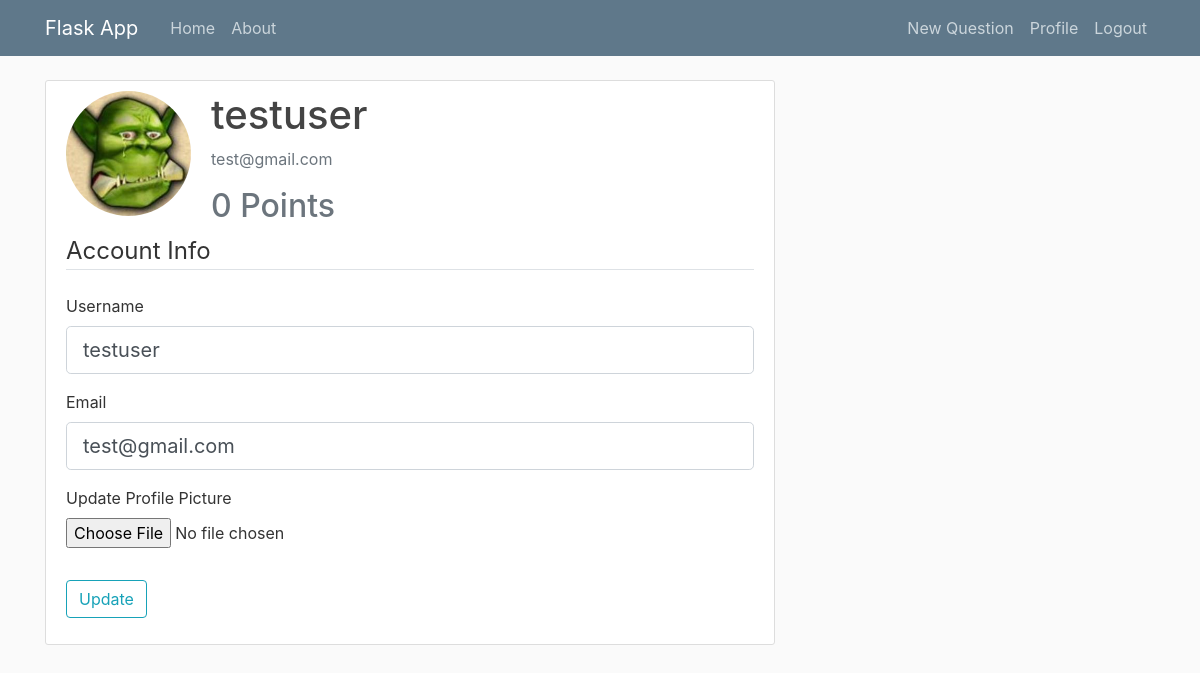
Page /account (signed in) on the earlier database version.
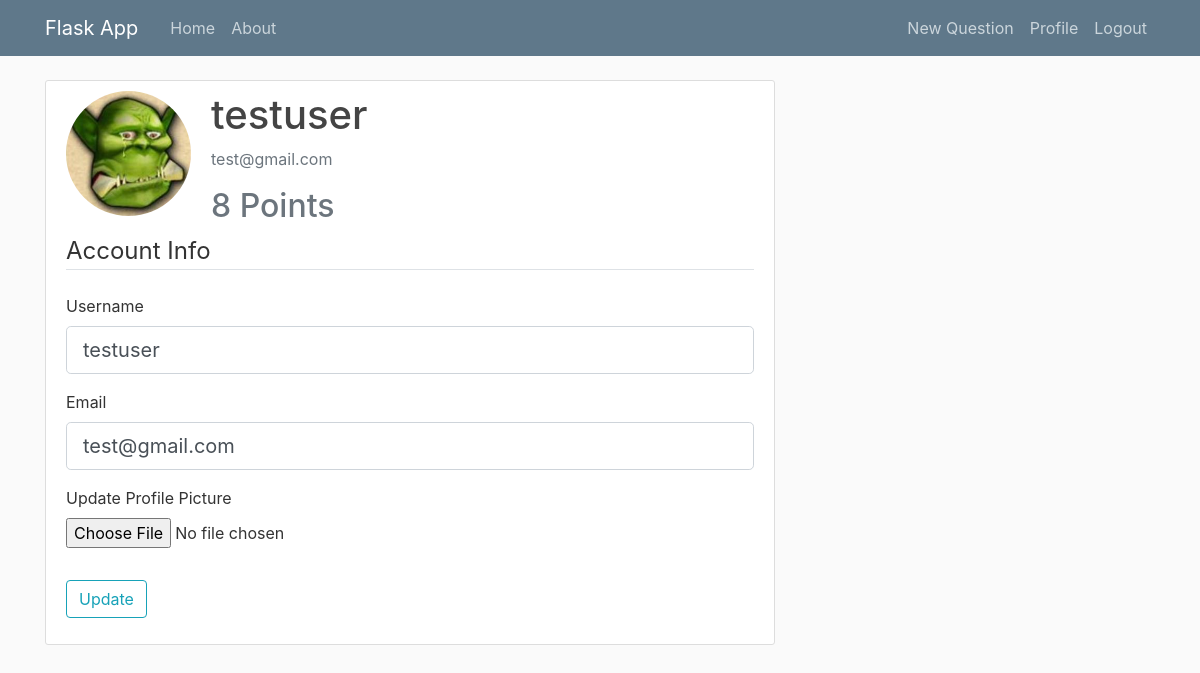
Same page on the later database version.
### webapp/models.py (models this page shows, shortened)
class User(db.Model, UserMixin):									#Create a Table named 'user' (in lowercase) inheriting from db.Model
	id = db.Column(db.Integer, primary_key=True)
	username = db.Column(db.String(20), unique=True, nullable=False)
	email = db.Column(db.String(120), unique=True, nullable=False)
	image_file = db.Column(db.String(20), nullable=False, default='default.jpg')
	password = db.Column(db.String(60), nullable=False)
	points = db.Column(db.Integer, nullable=False)
	questions = db.relationship('Questions', backref='author', lazy=True)					#Define the relationship with the post (to make a foreign key in Post table)

### webapp/routes.py (the view)
@app.route('/account', methods=['GET', 'POST'])
@login_required												# login is required to access this page
def account():
	form = UpdateAccountForm()
	if form.validate_on_submit():
		if form.picture.data:     							#if a data is in the picture field
			picture_file = save_picture(form.picture.data) #using the save_picture function coded before to save picture
			current_user.image_files = picture_file        # /!\ supposed to change the image file in the database but don't work I don't know why
		current_user.username = form.username.data
		current_user.email = form.email.data
		db.session.commit()
		flash('Your account has been updated', 'success')
		return redirect(url_for('account'))
	elif request.method == 'GET':																			#to write current user's informations when we go to the profile page
		form.username.data = current_user.username
		form.email.data = current_user.email
	image_file = url_for('static', filename='profile_pics/' + current_user.image_file) 						# Create a variable containing the profile pic of the user
	return render_template('account.html', title='Account', image_file=image_file, form=form)

### webapp/forms.py (shortened to what this page needs)
class UpdateAccountForm(FlaskForm): #Creating a class inheriting FlaskForm class (it's our form)
	username = StringField('Username', validators=[DataRequired(), Length(min=2, max=20)])	   #We need to instanciate imported classes to create each different fields, the 'Username' variable is the label in the HTML page
	email = StringField('Email', validators=[DataRequired(), Email()])
	picture = FileField('Update Profile Picture', validators=[FileAllowed(['jpg', 'png'])]) 	#picture change field
	submit = SubmitField('Update')

### webapp/models.py (called while the page is built)
@login_manager.user_loader
def load_user(user_id):
	return User.query.get(user_id)

### webapp/templates/account.html (shortened to what this page needs)
{% extends "layout.html" %}
{% block content %}
	<div class="content-section">
	  <div class="media">
	    <img class="rounded-circle account-img" src="{{ image_file }}">
	    <div class="media-body">
	      <h2 class="account-heading">{{ current_user.username }}</h2>
	      <p class="text-secondary">{{ current_user.email }}</p>
	      <h2 class="text-secondary">{{ current_user.points }} Points</h2>
	    </div>
	  </div>
			<form method="POST" action="" enctype="multipart/form-data">
				<fieldset class="form-group">
					<legend class="border-bottom mb-4">Account Info</legend>
					<div class="form-group">
						{{ form.username.label(class="form-control-label") }}
						{% if form.username.errors %}
							{{ form.username(class="form-control form-control-lg is-invalid") }}
							<div class="invalid-feedback">
								{% for error in form.username.errors %}
									<span>{{ error }}</span>
								{% endfor %}
							</div>
						{% else %}
							{{ form.username(class="form-control form-control-lg") }}
						{% endif %}
					</div>
					<div class="form-group">
						{{ form.email.label(class="form-control-label") }}
						{% if form.email.errors %}
							{{ form.email(class="form-control form-control-lg is-invalid") }}
							<div class="invalid-feedback">
								{% for error in form.email.errors %}
									<span>{{ error }}</span>
								{% endfor %}
							</div>
						{% else %}
							{{ form.email(class="form-control form-control-lg") }}
						{% endif %}
					</div>
					<div class="form-group">
						{{ form.picture.label() }}
						{{ form.picture(class="form-control-file") }}
					</div>
				</fieldset>
				<div class="form-group">
					{{ form.submit(class="btn btn-outline-info") }}
				</div>
			</form>
	</div>
{% endblock %}

Differences in the rows shown:
changed User "testuser": points "0" → "8"
